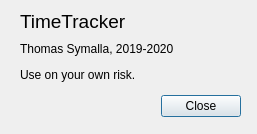
<?xml version="1.0" encoding="UTF-8"?>
<ui version="4.0">
 <class>AboutDialog</class>
 <widget class="QDialog" name="AboutDialog">
  <property name="geometry">
   <rect>
    <x>0</x>
    <y>0</y>
    <width>257</width>
    <height>134</height>
   </rect>
  </property>
  <property name="windowTitle">
   <string>About</string>
  </property>
  <widget class="QDialogButtonBox" name="buttonBox">
   <property name="geometry">
    <rect>
     <x>30</x>
     <y>90</y>
     <width>211</width>
     <height>32</height>
    </rect>
   </property>
   <property name="orientation">
    <enum>Qt::Horizontal</enum>
   </property>
   <property name="standardButtons">
    <set>QDialogButtonBox::Close</set>
   </property>
  </widget>
  <widget class="QWidget" name="layoutWidget">
   <property name="geometry">
    <rect>
     <x>20</x>
     <y>10</y>
     <width>221</width>
     <height>74</height>
    </rect>
   </property>
   <layout class="QVBoxLayout" name="verticalLayout">
    <item>
     <widget class="QLabel" name="label">
      <property name="font">
       <font>
        <pointsize>14</pointsize>
       </font>
      </property>
      <property name="text">
       <string>TimeTracker</string>
      </property>
     </widget>
    </item>
    <item>
     <widget class="QLabel" name="label_2">
      <property name="text">
       <string>Thomas Symalla, 2019-2020</string>
      </property>
     </widget>
    </item>
    <item>
     <widget class="QLabel" name="label_3">
      <property name="text">
       <string>Use on your own risk.</string>
      </property>
     </widget>
    </item>
   </layout>
  </widget>
 </widget>
 <resources/>
 <connections>
  <connection>
   <sender>buttonBox</sender>
   <signal>accepted()</signal>
   <receiver>AboutDialog</receiver>
   <slot>accept()</slot>
   <hints>
    <hint type="sourcelabel">
     <x>248</x>
     <y>254</y>
    </hint>
    <hint type="destinationlabel">
     <x>157</x>
     <y>274</y>
    </hint>
   </hints>
  </connection>
  <connection>
   <sender>buttonBox</sender>
   <signal>rejected()</signal>
   <receiver>AboutDialog</receiver>
   <slot>reject()</slot>
   <hints>
    <hint type="sourcelabel">
     <x>316</x>
     <y>260</y>
    </hint>
    <hint type="destinationlabel">
     <x>286</x>
     <y>274</y>
    </hint>
   </hints>
  </connection>
 </connections>
</ui>
